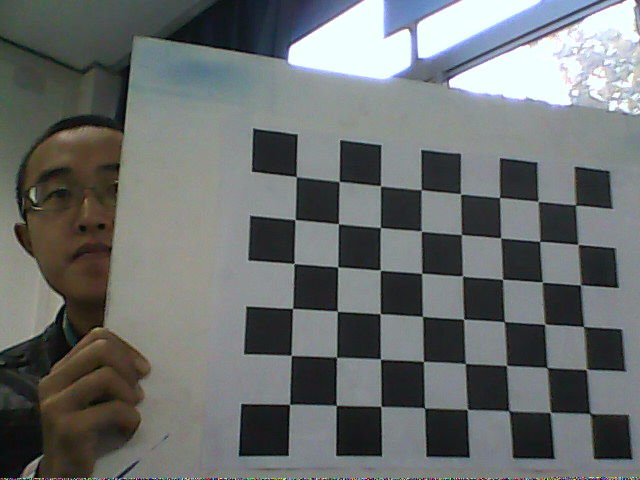
#> input picture machine_vision_2/chessboard_img/c-0000.ppm, 640 x 480 px; its folder holds only this picture in this run
$ python homework_2.py
#> lines starting #> are read from the running program, lines starting #| are printed output that depends on the picture; after the words box and inside, x2 and y2 are one past the last pixel; in counts of white or black regions, pixels touching at a corner belong together; long printed decimals are rounded
import cv2
import numpy as np
import glob
import os

cube_len = 30
chessboard_size  = (8, 6)

objp = np.zeros((chessboard_size[0] * chessboard_size[1], 3), np.float32)
objp[:,:2] = np.mgrid[0:chessboard_size[0], 0:chessboard_size[1]].T.reshape(-1, 2)
objp = objp * cube_len

# print(f"objp:{objp}")

objpoints = []
imgpoints = []

image_files = glob.glob('D:/pywork/machine_vision/machine_vision_2/chessboard_img/*.ppm')
for image_file in image_files:
    img = cv2.imread(image_file, cv2.IMREAD_GRAYSCALE)
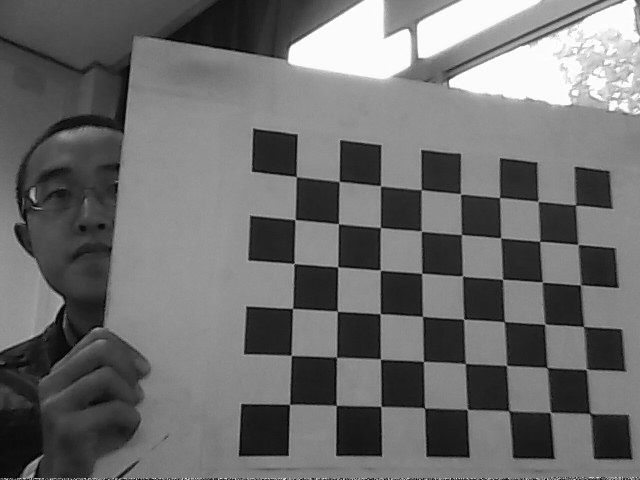
#> img: shape (480, 640); min 0, max 255, mean 109.4

# img = cv2.imread(f"D:/pywork/machine_vision/machine_vision_2/chessboard_img/c-0000.ppm", cv2.IMREAD_GRAYSCALE)
# cv2.imshow('raw_img',img)
    ret, corners = cv2.findChessboardCorners(img, chessboard_size, None)
#> ret = True; corners = 48 rows, first 8: [296.3, 176.7], [339, 181.5], [380.7, 185.7], [421.1, 189.7], [460.8, 193.9], [499.5, 197.4], [537.7, 201.6], [575.8, 205.2]
    if ret:
        criteria = (cv2.TERM_CRITERIA_EPS + cv2.TERM_CRITERIA_MAX_ITER, 30, 0.001)
        corners2 = cv2.cornerSubPix(img, corners, (11, 11), (-1, -1), criteria)
#> corners2 = 48 rows, first 8: [296.3, 176.6], [339.2, 181.5], [380.5, 185.8], [421.2, 189.6], [460.5, 193.8], [499.5, 197.5], [538, 201.3], [575.5, 204.9]
        # print(f"corners2：{corners2}")
        cv2.drawChessboardCorners(img, chessboard_size, corners2, ret)
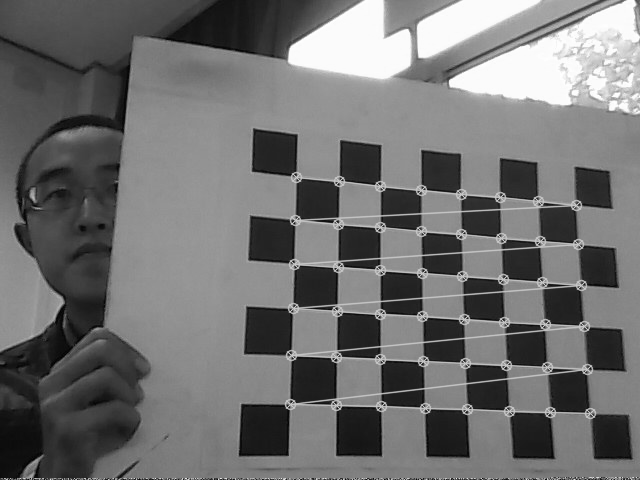
#> img: shape (480, 640); 4.33% of pixels changed, all inside (x1, y1, x2, y2) = (284, 171, 597, 420)

        objpoints.append(objp)
        imgpoints.append(corners2)

        for i, corner in enumerate(corners2):
            corner_int = np.array(corner)
            corner_int = tuple(map(int, corner_int.ravel()))
#> this loop made 48 passes
#> (corner, corner_int) on passes 1 to 12: ([[296.3, 176.6]], (296, 176)), ([[339.2, 181.5]], (339, 181)), ([[380.5, 185.8]], (380, 185)), ([[421.2, 189.6]], (421, 189)), ([[460.5, 193.8]], (460, 193)), ([[499.5, 197.5]], (499, 197)), ([[538, 201.3]], (538, 201)), ([[575.5, 204.9]], (575, 204)), ([[295, 219.6]], (295, 219)), ([[338.4, 223.7]], (338, 223)), ([[380.4, 227.5]], (380, 227)), ([[421.3, 231.1]], (421, 231))
            # [6 lines of commented-out code are left out]

ret, mtx, dist, rvecs, tvecs = cv2.calibrateCamera(objpoints, imgpoints, img.shape[::-1], None, None)
#> ret = 0.17; mtx = [[708.4, 0, 372.3], [0, 715, 271.2], [0, 0, 1]]; dist = [[0.369, -1.99, -0.00195, 0.0258, 3]]; rvecs = ([-0.233, -0.295, 0.0379],); tvecs = ([-51.76, -63.39, 481.2],)

print("ret:",ret)
#| ret: 0.1701
print("intrinsic matrix:\n",mtx)
#| intrinsic matrix:
#|  [[708.414   0.         372.281]
#|  [  0.         714.994 271.193]
#|  [  0.           0.           1.        ]]
print("distortion:\n",dist)   # 畸变系数 (k_1,k_2,k_3,p1,p2)
#| distortion:
#|  [[ 3.69443333e-01 -1.99142093e+00 -1.95127800e-03  2.57882313e-02
#|    2.99728407e+00]]
print("Rotation vector:\n",rvecs)   # 旋转向量 (R)
#| Rotation vector:
#|  (array([[-0.2327],
#|        [-0.2949],
#|        [ 0.03786]]),)
print("Translation vector:\n",tvecs)  # 平移向量 (T)
#| Translation vector:
#|  (array([[-51.761],
#|        [-63.387],
#|        [481.219]]),)

output_dir = "./img_saved/"
os.makedirs(output_dir, exist_ok=True)

for i, image_file in enumerate(image_files):
    img = cv2.imread(image_file)
#> img is the input picture: shape (480, 640, 3); mean B, G, R 109.8, 110.7, 106.8
    if img is None:
        continue

    undistorted_img = cv2.undistort(img, mtx, dist)
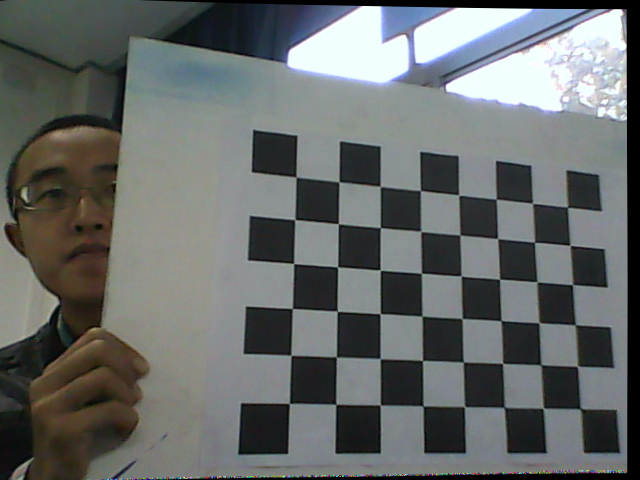
#> undistorted_img: shape (480, 640, 3); mean B, G, R 105, 106, 102.5

    filename = os.path.basename(image_file)
    output_path = os.path.join(output_dir, f"undistorted_{filename}")
    cv2.imwrite(output_path, undistorted_img)

print("finished！")
cv2.destroyAllWindows()

$ run again, on machine_vision_2/chessboard_img/c-0004.ppm
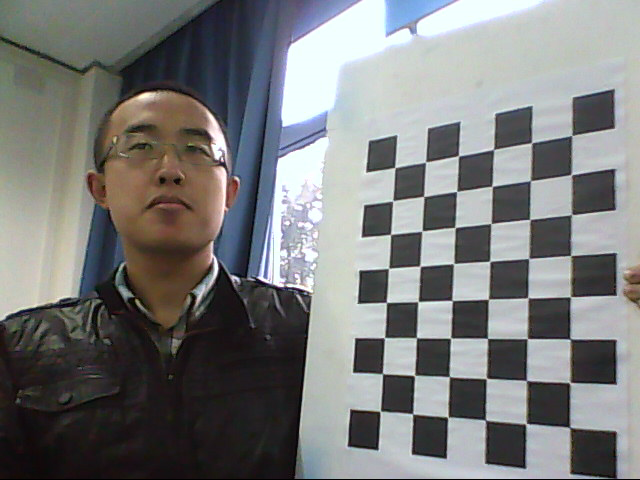
#> input picture machine_vision_2/chessboard_img/c-0004.ppm, 640 x 480 px
#> `ret, corners = cv2.findChessboardCorners(img, chessboard_size, None)`: ret = True; corners = 48 rows, first 8: [571.7, 135.4], [571, 174.5], [571.9, 214.1], [570.6, 255.3], [570.2, 296.9], [570, 339.2], [569.4, 382.9], [569.2, 426.8]
#> corners2 = 48 rows, first 8: [571.9, 135.4], [571.3, 174.6], [571.5, 214.7], [570.7, 255.5], [570.6, 296.8], [570, 339], [569.8, 382.5], [569.7, 427.4]
#> `cv2.drawChessboardCorners(img, chessboard_size, corners2, ret)`:
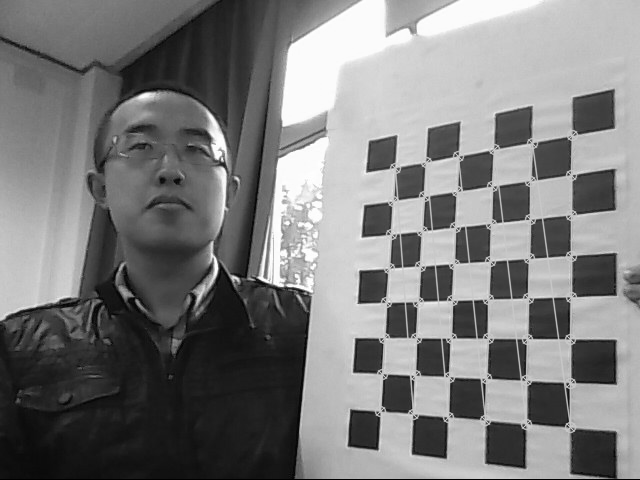
#> img: shape (480, 640); min 0, max 255, mean 123.5
#> the loop `for i, corner in enumerate(corners2):` made 48 passes
#> (corner, corner_int) on passes 1 to 8: ([[571.9, 135.4]], (571, 135)), ([[571.3, 174.6]], (571, 174)), ([[571.5, 214.7]], (571, 214)), ([[570.7, 255.5]], (570, 255)), ([[570.6, 296.8]], (570, 296)), ([[570, 339]], (570, 338)), ([[569.8, 382.5]], (569, 382)), ([[569.7, 427.4]], (569, 427))
#> `ret, mtx, dist, rvecs, tvecs = cv2.calibrateCamera(objpoints, imgpoint..`: ret = 0.207; mtx = [[610.5, 0, 341.2], [0, 610.3, 290.8], [0, 0, 1]]; dist = [[0.383, -1.21, -0.0028, -0.0291, 1.55]]; rvecs = ([0.317, 0.616, 1.53],); tvecs = ([171.7, -113.6, 456.5],)
#| ret: 0.2072
#| intrinsic matrix:
#|  [[610.521   0.         341.232]
#|  [  0.         610.344 290.796]
#|  [  0.           0.           1.        ]]
#| distortion:
#|  [[ 0.3835 -1.208 -0.002798 -0.02906  1.555]]
#| Rotation vector:
#|  (array([[0.3167],
#|        [0.6159 ],
#|        [1.532 ]]),)
#| Translation vector:
#|  (array([[ 171.682],
#|        [-113.593],
#|        [ 456.482]]),)
#> img is the input picture: shape (480, 640, 3); mean B, G, R 122.1, 122.5, 121.4
#> `undistorted_img = cv2.undistort(img, mtx, dist)`:
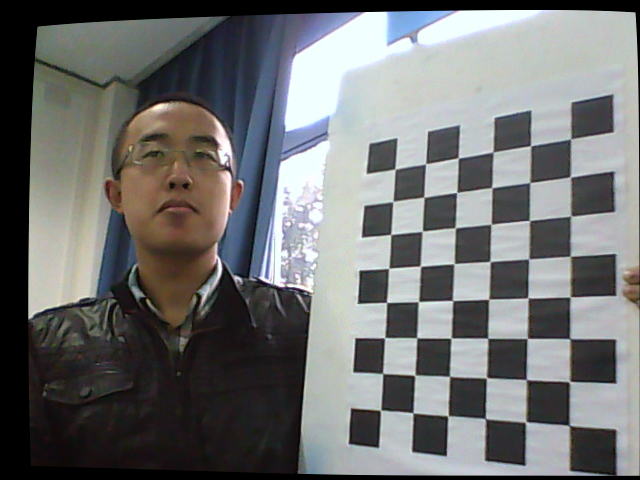
#> undistorted_img: shape (480, 640, 3); mean B, G, R 112.9, 113, 111.9

$ run again, on machine_vision_2/chessboard_img/c-0005.ppm
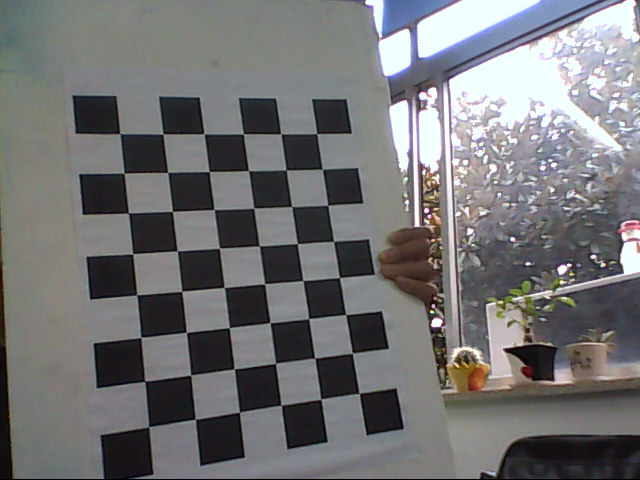
#> input picture machine_vision_2/chessboard_img/c-0005.ppm, 640 x 480 px
#> `ret, corners = cv2.findChessboardCorners(img, chessboard_size, None)`: ret = True; corners = 48 rows, first 8: [316.6, 133.4], [322.5, 168.9], [328, 205.2], [333.5, 241.1], [339.2, 277.6], [345.6, 314.5], [352.3, 353.1], [359.5, 393.4]
#> corners2 = 48 rows, first 8: [316.7, 133.6], [322.3, 169.1], [327.8, 205.3], [333.5, 241.4], [339.3, 277.6], [345.6, 314.6], [352.4, 353.2], [359.1, 393.3]
#> `cv2.drawChessboardCorners(img, chessboard_size, corners2, ret)`:
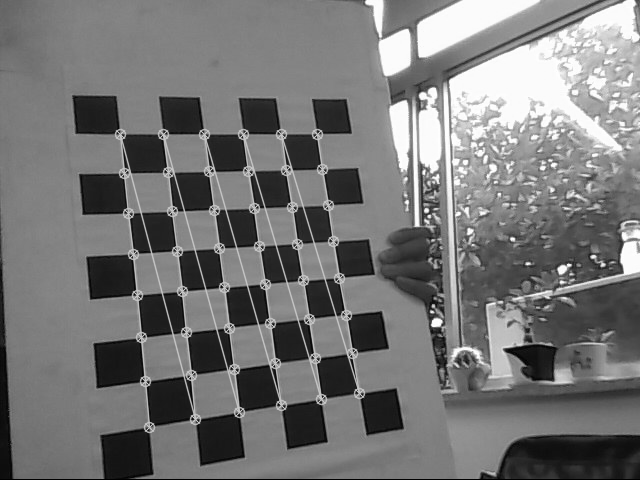
#> img: shape (480, 640); min 0, max 255, mean 117.5
#> the loop `for i, corner in enumerate(corners2):` made 48 passes
#> (corner, corner_int) on passes 1 to 8: ([[316.7, 133.6]], (316, 133)), ([[322.3, 169.1]], (322, 169)), ([[327.8, 205.3]], (327, 205)), ([[333.5, 241.4]], (333, 241)), ([[339.3, 277.6]], (339, 277)), ([[345.6, 314.6]], (345, 314)), ([[352.4, 353.2]], (352, 353)), ([[359.1, 393.3]], (359, 393))
#> `ret, mtx, dist, rvecs, tvecs = cv2.calibrateCamera(objpoints, imgpoint..`: ret = 0.195; mtx = [[576.3, 0, 326.2], [0, 574.3, 290.6], [0, 0, 1]]; dist = [[0.54, -2.85, -0.00329, 0.0162, 6.59]]; rvecs = ([-0.398, -0.0691, 1.43],); tvecs = ([-8.04, -126.7, 476.4],)
#| ret: 0.195
#| intrinsic matrix:
#|  [[576.347   0.         326.246]
#|  [  0.         574.316  290.556]
#|  [  0.           0.           1.        ]]
#| distortion:
#|  [[ 5.40019036e-01 -2.85443318e+00 -3.29104507e-03  1.62420481e-02
#|    6.58739670e+00]]
#| Rotation vector:
#|  (array([[-0.3982],
#|        [-0.06911],
#|        [ 1.427]]),)
#| Translation vector:
#|  (array([[  -8.045],
#|        [-126.708],
#|        [ 476.369]]),)
#> img is the input picture: shape (480, 640, 3); mean B, G, R 116.2, 114.7, 115
#> `undistorted_img = cv2.undistort(img, mtx, dist)`:
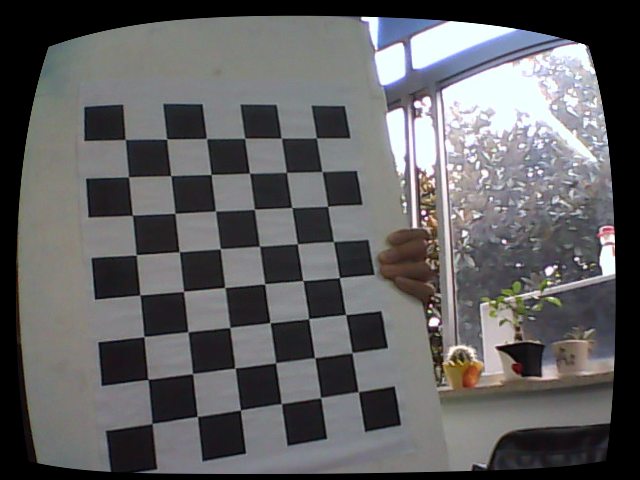
#> undistorted_img: shape (480, 640, 3); mean B, G, R 97, 95.8, 96.3

$ run again, on machine_vision_2/chessboard_img/c-0006.ppm
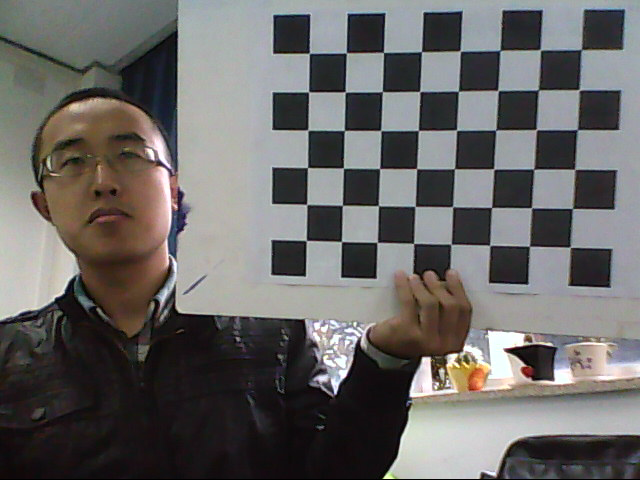
#> input picture machine_vision_2/chessboard_img/c-0006.ppm, 640 x 480 px
#> `ret, corners = cv2.findChessboardCorners(img, chessboard_size, None)`: ret = True; corners = 48 rows, first 8: [309.3, 53.28], [346.3, 52.88], [383.4, 52.46], [421.5, 51.55], [460, 50.86], [500, 50.48], [540.2, 49.72], [581.5, 49.43]
#> corners2 = 48 rows, first 8: [309.3, 53.31], [346.3, 52.82], [383.5, 52.35], [421.4, 51.69], [460.2, 51.03], [499.9, 50.37], [540.3, 49.82], [581.2, 49.63]
#> `cv2.drawChessboardCorners(img, chessboard_size, corners2, ret)`:
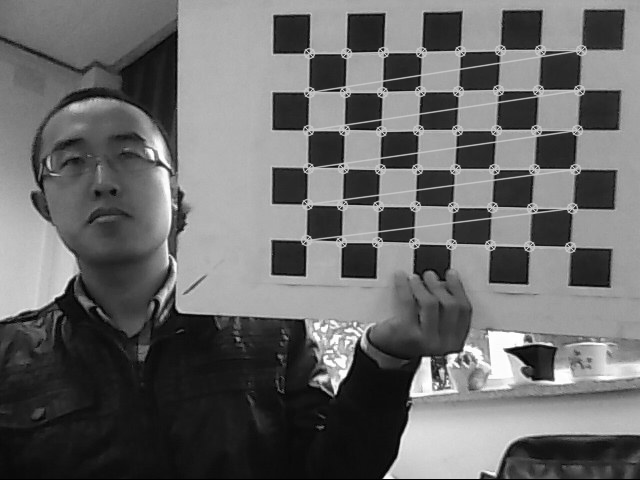
#> img: shape (480, 640); min 0, max 255, mean 105.3
#> the loop `for i, corner in enumerate(corners2):` made 48 passes
#> (corner, corner_int) on passes 1 to 8: ([[309.3, 53.31]], (309, 53)), ([[346.3, 52.82]], (346, 52)), ([[383.5, 52.35]], (383, 52)), ([[421.4, 51.69]], (421, 51)), ([[460.2, 51.03]], (460, 51)), ([[499.9, 50.37]], (499, 50)), ([[540.3, 49.82]], (540, 49)), ([[581.2, 49.63]], (581, 49))
#> `ret, mtx, dist, rvecs, tvecs = cv2.calibrateCamera(objpoints, imgpoint..`: ret = 0.143; mtx = [[718.9, 0, 336.2], [0, 720.7, 301.9], [0, 0, 1]]; dist = [[0.451, -1.33, 0.0199, -0.00561, 1.17]]; rvecs = ([0.0894, 0.156, 0.0328],); tvecs = ([-21.4, -201.1, 592.2],)
#| ret: 0.1434
#| intrinsic matrix:
#|  [[718.883    0.         336.228]
#|  [  0.         720.679 301.938]
#|  [  0.           0.           1.        ]]
#| distortion:
#|  [[ 0.4508 -1.327  0.01987  -0.005614  1.167]]
#| Rotation vector:
#|  (array([[0.08936],
#|        [0.1556],
#|        [0.03285]]),)
#| Translation vector:
#|  (array([[ -21.397],
#|        [-201.094],
#|        [ 592.212]]),)
#> img is the input picture: shape (480, 640, 3); mean B, G, R 101.5, 102.9, 104.8
#> `undistorted_img = cv2.undistort(img, mtx, dist)`:
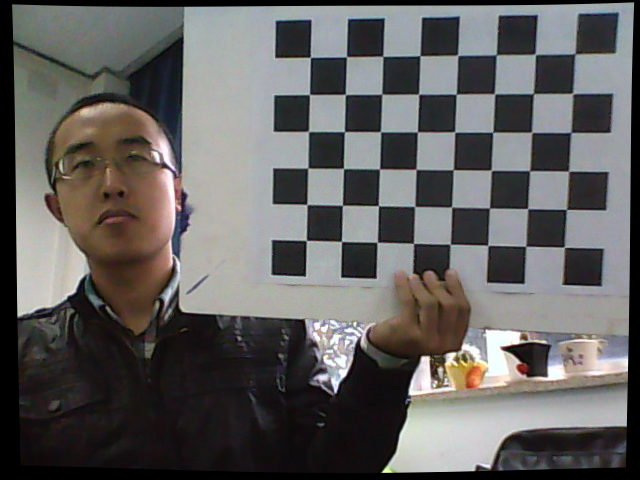
#> undistorted_img: shape (480, 640, 3); mean B, G, R 95, 96.3, 97.9
